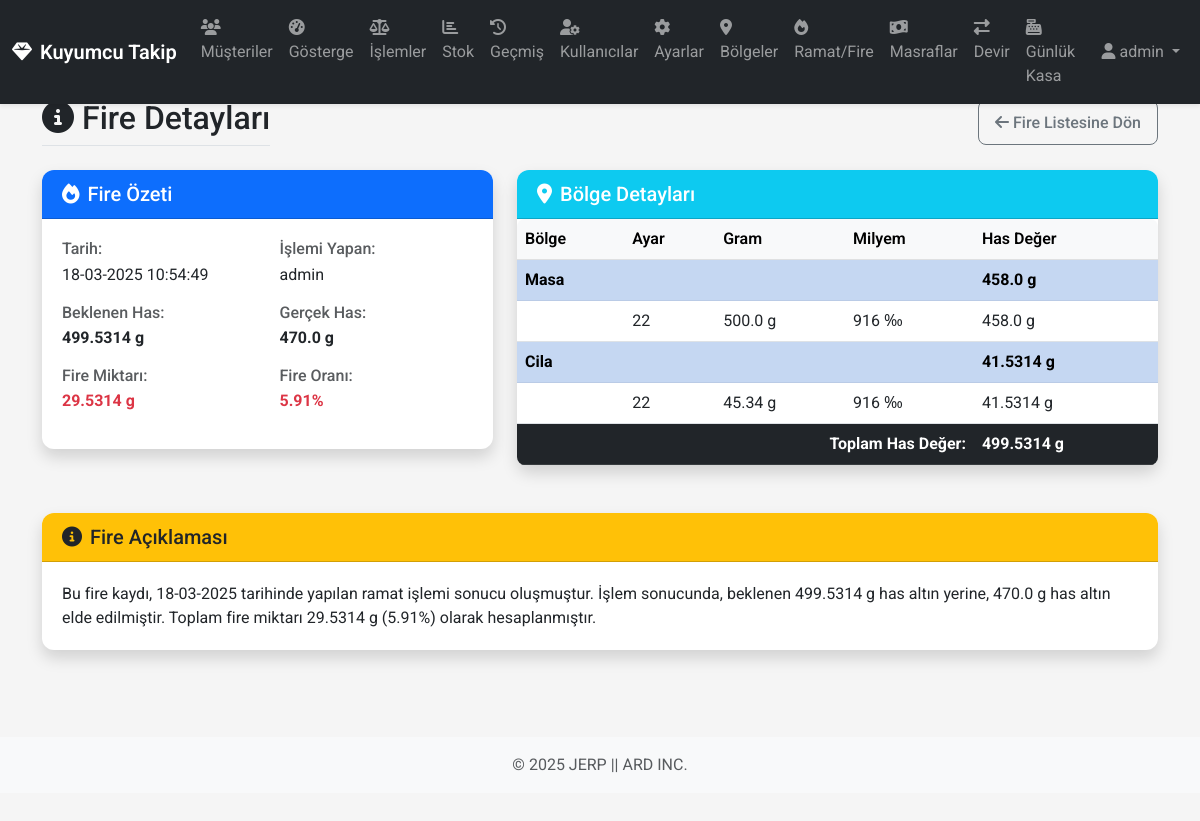
Screenshot of /fires/1 (signed in) with the database file from the repository.
### app/models/database.py (models this page shows, shortened)
class User(db.Model, UserMixin):
    __tablename__ = 'users'
    id = db.Column(db.Integer, primary_key=True)
    username = db.Column(db.String(64), unique=True, nullable=False)
    password_hash = db.Column(db.String(128), nullable=False)
    is_admin = db.Column(db.Boolean, default=False)
    role = db.Column(db.String(20), default='staff')
    created_by_id = db.Column(db.Integer, db.ForeignKey('users.id'))
    created_at = db.Column(db.DateTime, default=datetime.utcnow)
    created_by = db.relationship('User', remote_side=[id], backref=db.backref('created_users', lazy='dynamic'))
    def has_role(self, role):
        if self.is_admin:
            return True
        if role == 'manager' and self.role == 'manager':
            return True
        if role == 'staff' and (self.role == 'manager' or self.role == 'staff'):
            return True
        return False

class Fire(db.Model):
    __tablename__ = 'fires'
    id = db.Column(db.Integer, primary_key=True)
    timestamp = db.Column(db.DateTime, default=datetime.utcnow, nullable=False)
    expected_pure_gold = db.Column(db.Float, nullable=False)  # Beklenen has miktar
    actual_pure_gold = db.Column(db.Float, nullable=False)  # Gerçek has miktar
    fire_amount = db.Column(db.Float, nullable=False)  # Fire miktarı (has cinsinden)
    notes = db.Column(db.Text)
    user_id = db.Column(db.Integer, db.ForeignKey('users.id'))
    user = db.relationship('User', backref=db.backref('fires', lazy='dynamic'))
    fire_details = db.relationship('FireDetail', backref='fire', lazy='dynamic')

class Region(db.Model):
    __tablename__ = 'regions'
    id = db.Column(db.Integer, primary_key=True)
    name = db.Column(db.String(20), unique=True, nullable=False)
    is_active = db.Column(db.Boolean, default=True)  # Bölgenin aktif/silindi durumu
    is_default = db.Column(db.Boolean, default=False)  # Varsayılan bölge mi?
    created_at = db.Column(db.DateTime, default=datetime.utcnow)

class Setting(db.Model):
    __tablename__ = 'settings'
    id = db.Column(db.Integer, primary_key=True)
    name = db.Column(db.String(10), unique=True, nullable=False)
    purity_per_thousand = db.Column(db.Integer, nullable=False, default=916)  # Varsayılan değer 22 ayar için

class FireDetail(db.Model):
    __tablename__ = 'fire_details'
    id = db.Column(db.Integer, primary_key=True)
    fire_id = db.Column(db.Integer, db.ForeignKey('fires.id'), nullable=False)
    region_id = db.Column(db.Integer, db.ForeignKey('regions.id'), nullable=False)
    setting_id = db.Column(db.Integer, db.ForeignKey('settings.id'), nullable=False)
    gram = db.Column(db.Float, nullable=False)
    pure_gold = db.Column(db.Float, nullable=False)
    region = db.relationship('Region')
    setting = db.relationship('Setting')

### app/routes/views.py (the view)
@main_bp.route('/fires/<int:fire_id>')
@login_required
def fire_detail(fire_id):
    fire = Fire.query.get_or_404(fire_id)
    details = FireDetail.query.filter_by(fire_id=fire.id).all()
    region_details = {}
    for detail in details:
        if detail.region.name not in region_details:
            region_details[detail.region.name] = []
        region_details[detail.region.name].append({
            'setting': detail.setting.name,
            'gram': detail.gram,
            'purity': detail.setting.purity_per_thousand,
            'pure_gold': detail.pure_gold
        })
    return render_template(
        'fire_detail.html',
        fire=fire,
        region_details=region_details
    )

### app/templates/fire_detail.html (shortened to what this page needs)
{% extends 'base.html' %}
{% block content %}
<div class="row mb-4">
    <div class="col">
        <div class="d-flex justify-content-between align-items-center flex-wrap">
            <h2 class="border-bottom pb-2 mb-0">
                <i class="fas fa-info-circle me-2"></i>Fire Detayları
            </h2>
            <div class="mt-2 mt-md-0">
                <a href="{{ url_for('main.fires') }}" class="btn btn-outline-secondary">
                    <i class="fas fa-arrow-left me-1"></i><span class="d-none d-md-inline-block">Fire Listesine Dön</span>
                </a>
            </div>
        </div>
    </div>
</div>
<div class="row">
    <div class="col-lg-5 mb-4">
        <div class="card shadow">
            <div class="card-header bg-primary text-white">
                <h5 class="mb-0"><i class="fas fa-fire me-2"></i>Fire Özeti</h5>
            </div>
            <div class="card-body">
                <div class="row">
                    <div class="col-6 mb-3">
                        <h6 class="text-muted mb-1">Tarih:</h6>
                        <p class="mb-0">{{ fire.timestamp.strftime('%d-%m-%Y %H:%M:%S') }}</p>
                    </div>
                    <div class="col-6 mb-3">
                        <h6 class="text-muted mb-1">İşlemi Yapan:</h6>
                        <p class="mb-0">{{ fire.user.username }}</p>
                    </div>
                </div>
                <div class="row">
                    <div class="col-6 mb-3">
                        <h6 class="text-muted mb-1">Beklenen Has:</h6>
                        <p class="mb-0 fw-bold">{{ fire.expected_pure_gold|round(4) }} g</p>
                    </div>
                    <div class="col-6 mb-3">
                        <h6 class="text-muted mb-1">Gerçek Has:</h6>
                        <p class="mb-0 fw-bold">{{ fire.actual_pure_gold|round(4) }} g</p>
                    </div>
                </div>
                <div class="row mb-3">
                    <div class="col-6">
                        <h6 class="text-muted mb-1">Fire Miktarı:</h6>
                        <p class="mb-0 fw-bold text-danger">{{ fire.fire_amount|round(4) }} g</p>
                    </div>
                    <div class="col-6">
                        <h6 class="text-muted mb-1">Fire Oranı:</h6>
                        <p class="mb-0 fw-bold text-danger">{{ ((fire.fire_amount / fire.expected_pure_gold) * 100)|round(2) }}%</p>
                    </div>
                </div>
            </div>
        </div>
    </div>
    <div class="col-lg-7 mb-4">
        <div class="card shadow">
            <div class="card-header bg-info text-white">
                <h5 class="mb-0"><i class="fas fa-map-marker-alt me-2"></i>Bölge Detayları</h5>
            </div>
            <div class="card-body p-0">
                <div class="table-responsive">
                    <table class="table table-hover table-striped mb-0">
                        <thead class="table-light">
                            <tr>
                                <th>Bölge</th>
                                <th>Ayar</th>
                                <th>Gram</th>
                                <th>Milyem</th>
                                <th>Has Değer</th>
                            </tr>
                        </thead>
                        <tbody>
                            {% for region_name, settings in region_details.items() %}
                            <tr class="table-primary">
                                <td colspan="4" class="fw-bold">{{ region_name|capitalize }}</td>
                                <td class="fw-bold">
                                    {{ settings|sum(attribute='pure_gold')|round(4) }} g
                                </td>
                            </tr>
                                {% for setting in settings %}
                                <tr>
                                    <td></td>
                                    <td>{{ setting.setting }}</td>
                                    <td>{{ setting.gram|round(2) }} g</td>
                                    <td>{{ setting.purity }} ‰</td>
                                    <td>{{ setting.pure_gold|round(4) }} g</td>
                                </tr>
                                {% endfor %}
                            {% endfor %}
                        </tbody>
                        <tfoot class="table-dark">
                            <tr>
                                <td colspan="4" class="fw-bold text-end">Toplam Has Değer:</td>
                                <td class="fw-bold">{{ fire.expected_pure_gold|round(4) }} g</td>
                            </tr>
                        </tfoot>
                    </table>
                </div>
            </div>
        </div>
    </div>
</div>
<div class="row">
    <div class="col-12">
        <div class="card shadow">
            <div class="card-header bg-warning text-dark">
                <h5 class="mb-0"><i class="fas fa-info-circle me-2"></i>Fire Açıklaması</h5>
            </div>
            <div class="card-body">
                <p class="mb-0">
                    Bu fire kaydı, {{ fire.timestamp.strftime('%d-%m-%Y') }} tarihinde yapılan ramat işlemi sonucu oluşmuştur.
                    İşlem sonucunda, beklenen {{ fire.expected_pure_gold|round(4) }} g has altın yerine,
                    {{ fire.actual_pure_gold|round(4) }} g has altın elde edilmiştir. Toplam fire miktarı {{ fire.fire_amount|round(4) }} g ({{ ((fire.fire_amount / fire.expected_pure_gold) * 100)|round(2) }}%)
                    olarak hesaplanmıştır.
                </p>
            </div>
        </div>
    </div>
</div>
{% endblock %}

### app/templates/base.html (shortened to what this page needs)
<!DOCTYPE html>
<html lang="tr">
<head>
    <link href="https://cdn.jsdelivr.net/npm/bootstrap@5.3.0/dist/css/bootstrap.min.css" rel="stylesheet">
    <link rel="stylesheet" href="https://cdnjs.cloudflare.com/ajax/libs/font-awesome/6.4.0/css/all.min.css">
    <link rel="stylesheet" href="{{ url_for('static', filename='css/style.css') }}">
    <link rel="stylesheet" href="{{ url_for('static', filename='css/mobile.css') }}">
</head>
<body>
    {% if current_user.is_authenticated %}
    <nav class="navbar navbar-expand-lg navbar-dark bg-dark fixed-top">
        <div class="container-fluid">
            <a class="navbar-brand d-flex align-items-center" href="{{ url_for('main.dashboard') }}">
                <i class="fas fa-gem me-2"></i>Kuyumcu Takip
            </a>
            <div class="collapse navbar-collapse" id="navbarNav">
                <ul class="navbar-nav me-auto">
                    <li class="nav-item">
                        <a class="nav-link {% if request.endpoint == 'main.customers' %}active{% endif %}" href="{{ url_for('main.customers') }}">
                            <i class="fas fa-users nav-icon"></i>
                            <span class="nav-text">Müşteriler</span>
                        </a>
                    </li>
                    <li class="nav-item">
                        <a class="nav-link {% if request.endpoint == 'main.dashboard' %}active{% endif %}" href="{{ url_for('main.dashboard') }}">
                            <i class="fas fa-tachometer-alt nav-icon"></i>
                            <span class="nav-text">Gösterge</span>
                        </a>
                    </li>
                    <li class="nav-item">
                        <a class="nav-link {% if request.endpoint == 'main.operations' %}active{% endif %}" href="{{ url_for('main.operations') }}">
                            <i class="fas fa-balance-scale nav-icon"></i>
                            <span class="nav-text">İşlemler</span>
                        </a>
                    </li>
                    <li class="nav-item">
                        <a class="nav-link {% if request.endpoint == 'main.stock' %}active{% endif %}" href="{{ url_for('main.stock') }}">
                            <i class="fas fa-chart-bar nav-icon"></i>
                            <span class="nav-text">Stok</span>
                        </a>
                    </li>
                    <li class="nav-item">
                        <a class="nav-link {% if request.endpoint == 'main.history' %}active{% endif %}" href="{{ url_for('main.history') }}">
                            <i class="fas fa-history nav-icon"></i>
                            <span class="nav-text">Geçmiş</span>
                        </a>
                    </li>
                    {% if current_user.has_role('manager') %}
                    <li class="nav-item">
                        <a class="nav-link {% if request.endpoint == 'main.users' %}active{% endif %}" href="{{ url_for('main.users') }}">
                            <i class="fas fa-user-cog nav-icon"></i>
                            <span class="nav-text">Kullanıcılar</span>
                        </a>
                    </li>
                    {% endif %}
                    {% if current_user.is_admin %}
                    <li class="nav-item">
                        <a class="nav-link {% if request.endpoint == 'main.settings' %}active{% endif %}" href="{{ url_for('main.settings') }}">
                            <i class="fas fa-cog nav-icon"></i>
                            <span class="nav-text">Ayarlar</span>
                        </a>
                    </li>
                    {% endif %}
                    <li class="nav-item">
                        <a class="nav-link {% if request.endpoint == 'main.regions' %}active{% endif %}" href="{{ url_for('main.manage_regions') }}">
                            <i class="fas fa-map-marker-alt nav-icon"></i>
                            <span class="nav-text">Bölgeler</span>
                        </a>
                    </li>
                    <li class="nav-item">
                        <a class="nav-link {% if request.endpoint == 'main.ramat' or request.endpoint == 'main.fires' %}active{% endif %}" href="{{ url_for('main.ramat') }}">
                            <i class="fas fa-fire nav-icon"></i>
                            <span class="nav-text">Ramat/Fire</span>
                        </a>
                    </li>
                    <li class="nav-item">
                        <a class="nav-link {% if request.endpoint == 'main.expenses' %}active{% endif %}" href="{{ url_for('main.expenses') }}">
                            <i class="fas fa-money-bill-wave nav-icon"></i>
                            <span class="nav-text">Masraflar</span>
                        </a>
                    </li>
                    <li class="nav-item">
                        <a class="nav-link {% if request.endpoint == 'main.transfers' or request.endpoint == 'main.new_transfer' %}active{% endif %}" href="{{ url_for('main.transfers') }}">
                            <i class="fas fa-exchange-alt nav-icon"></i>
                            <span class="nav-text">Devir</span>
                        </a>
                    </li>
                    <li class="nav-item">
                        <a class="nav-link {% if request.endpoint == 'main.daily_vault' or request.endpoint == 'main.daily_vault_history' %}active{% endif %}" href="{{ url_for('main.daily_vault') }}">
                            <i class="fas fa-cash-register nav-icon"></i>
                            <span class="nav-text">Günlük Kasa</span>
                        </a>
                    </li>
                </ul>
                <div class="navbar-nav d-flex align-items-center">
                    <div class="nav-item dropdown">
                        <a class="nav-link dropdown-toggle" href="#" id="navbarDropdown" role="button" data-bs-toggle="dropdown">
                            <i class="fas fa-user me-1"></i><span class="username-text">{{ current_user.username }}</span>
                        </a>
                    </div>
                </div>
            </div>
        </div>
    </nav>
    {% endif %}
    <div class="container main-container mt-4 mb-5">
        {% block content %}{% endblock %}
    </div>
    <footer class="footer py-3 bg-light">
        <div class="container text-center">
            <span class="text-muted">© 2025 JERP || ARD INC. </span>
        </div>
    </footer>
</body>
</html>

### rows the page displays
User: username "admin", user.username "admin"
Fire: timestamp "18-03-2025 10:54:49", expected_pure_gold "499.5314", actual_pure_gold "470.0", fire_amount "29.5314", fire_amount+expected_pure_gold "5.91", timestamp "18-03-2025"
Region: name "Masa", settings "458.0"
Setting: setting "22" "22", purity "916" "916"
FireDetail: gram "500.0", pure_gold "458.0"
Region: name "Cila", settings "41.5314"
FireDetail: gram "45.34", pure_gold "41.5314"
